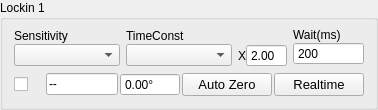
                 <widget class="QGroupBox" name="lockin1Group">
                  <property name="sizePolicy">
                   <sizepolicy hsizetype="Expanding" vsizetype="Expanding">
                    <horstretch>0</horstretch>
                    <verstretch>0</verstretch>
                   </sizepolicy>
                  </property>
                  <property name="title">
                   <string>Lockin 1</string>
                  </property>
                  <layout class="QGridLayout" name="gridLayout_22">
                   <property name="topMargin">
                    <number>2</number>
                   </property>
                   <item row="0" column="0">
                    <layout class="QVBoxLayout" name="verticalLayout_58" stretch="4,3,1">
                     <property name="sizeConstraint">
                      <enum>QLayout::SizeConstraint::SetNoConstraint</enum>
                     </property>
                     <item>
                      <widget class="PlotWidget" name="realDisChart1" native="true">
                       <property name="mytype" stdset="0">
                        <string>chart</string>
                       </property>
                      </widget>
                     </item>
                     <item>
                      <layout class="QHBoxLayout" name="horizontalLayout_17" stretch="3,3,1,2">
                       <item>
                        <layout class="QVBoxLayout" name="verticalLayout">
                         <property name="spacing">
                          <number>0</number>
                         </property>
                         <item>
                          <widget class="QLabel" name="label_15">
                           <property name="sizePolicy">
                            <sizepolicy hsizetype="Expanding" vsizetype="Fixed">
                             <horstretch>0</horstretch>
                             <verstretch>0</verstretch>
                            </sizepolicy>
                           </property>
                           <property name="text">
                            <string>Sensitivity</string>
                           </property>
                           <property name="mytype" stdset="0">
                            <string>label</string>
                           </property>
                          </widget>
                         </item>
                         <item>
                          <widget class="QComboBox" name="sensitivity1">
                           <property name="sizePolicy">
                            <sizepolicy hsizetype="Expanding" vsizetype="Fixed">
                             <horstretch>0</horstretch>
                             <verstretch>0</verstretch>
                            </sizepolicy>
                           </property>
                           <property name="maximumSize">
                            <size>
                             <width>16777215</width>
                             <height>16777215</height>
                            </size>
                           </property>
                           <property name="font">
                            <font>
                             <pointsize>8</pointsize>
                            </font>
                           </property>
                          </widget>
                         </item>
                        </layout>
                       </item>
                       <item>
                        <layout class="QVBoxLayout" name="verticalLayout_2">
                         <property name="spacing">
                          <number>0</number>
                         </property>
                         <property name="leftMargin">
                          <number>0</number>
                         </property>
                         <item>
                          <widget class="QLabel" name="label_18">
                           <property name="sizePolicy">
                            <sizepolicy hsizetype="Expanding" vsizetype="Fixed">
                             <horstretch>0</horstretch>
                             <verstretch>0</verstretch>
                            </sizepolicy>
                           </property>
                           <property name="maximumSize">
                            <size>
                             <width>16777215</width>
                             <height>16777215</height>
                            </size>
                           </property>
                           <property name="text">
                            <string>TimeConst</string>
                           </property>
                           <property name="mytype" stdset="0">
                            <string>label</string>
                           </property>
                          </widget>
                         </item>
                         <item>
                          <widget class="QComboBox" name="timeConst1">
                           <property name="sizePolicy">
                            <sizepolicy hsizetype="Expanding" vsizetype="Fixed">
                             <horstretch>0</horstretch>
                             <verstretch>0</verstretch>
                            </sizepolicy>
                           </property>
                           <property name="maximumSize">
                            <size>
                             <width>16777215</width>
                             <height>16777215</height>
                            </size>
                           </property>
                           <property name="font">
                            <font>
                             <pointsize>8</pointsize>
                            </font>
                           </property>
                          </widget>
                         </item>
                        </layout>
                       </item>
                       <item>
                        <layout class="QVBoxLayout" name="verticalLayout_50">
                         <property name="spacing">
                          <number>0</number>
                         </property>
                         <item>
                          <spacer name="horizontalSpacer">
                           <property name="orientation">
                            <enum>Qt::Orientation::Horizontal</enum>
                           </property>
                           <property name="sizeHint" stdset="0">
                            <size>
                             <width>67</width>
                             <height>16</height>
                            </size>
                           </property>
                          </spacer>
                         </item>
                         <item>
                          <layout class="QHBoxLayout" name="horizontalLayout_14">
                           <property name="spacing">
                            <number>0</number>
                           </property>
                           <item>
                            <widget class="QLabel" name="label">
                             <property name="maximumSize">
                              <size>
                               <width>20</width>
                               <height>30</height>
                              </size>
                             </property>
                             <property name="text">
                              <string>X</string>
                             </property>
                            </widget>
                           </item>
                           <item>
                            <widget class="QDoubleSpinBox" name="wait1multip">
                             <property name="sizePolicy">
                              <sizepolicy hsizetype="Expanding" vsizetype="Fixed">
                               <horstretch>0</horstretch>
                               <verstretch>0</verstretch>
                              </sizepolicy>
                             </property>
                             <property name="maximumSize">
                              <size>
                               <width>16777215</width>
                               <height>16777215</height>
                              </size>
                             </property>
                             <property name="buttonSymbols">
                              <enum>QAbstractSpinBox::ButtonSymbols::NoButtons</enum>
                             </property>
                             <property name="decimals">
                              <number>2</number>
                             </property>
                             <property name="minimum">
                              <double>0.100000000000000</double>
                             </property>
                             <property name="maximum">
                              <double>10.000000000000000</double>
                             </property>
                             <property name="singleStep">
                              <double>0.100000000000000</double>
                             </property>
                             <property name="value">
                              <double>2.000000000000000</double>
                             </property>
                            </widget>
                           </item>
                          </layout>
                         </item>
                        </layout>
                       </item>
                       <item>
                        <layout class="QVBoxLayout" name="verticalLayout_3">
                         <property name="spacing">
                          <number>0</number>
                         </property>
                         <item>
                          <widget class="QLabel" name="label_19">
                           <property name="sizePolicy">
                            <sizepolicy hsizetype="Expanding" vsizetype="Fixed">
                             <horstretch>0</horstretch>
                             <verstretch>0</verstretch>
                            </sizepolicy>
                           </property>
                           <property name="text">
                            <string>Wait(ms)</string>
                           </property>
                           <property name="mytype" stdset="0">
                            <string>label</string>
                           </property>
                          </widget>
                         </item>
                         <item>
                          <widget class="QSpinBox" name="wait1">
                           <property name="sizePolicy">
                            <sizepolicy hsizetype="Expanding" vsizetype="Fixed">
                             <horstretch>0</horstretch>
                             <verstretch>0</verstretch>
                            </sizepolicy>
                           </property>
                           <property name="maximumSize">
                            <size>
                             <width>16777215</width>
                             <height>16777215</height>
                            </size>
                           </property>
                           <property name="buttonSymbols">
                            <enum>QAbstractSpinBox::ButtonSymbols::NoButtons</enum>
                           </property>
                           <property name="text" stdset="0">
                            <string>200</string>
                           </property>
                           <property name="minimum">
                            <number>0</number>
                           </property>
                           <property name="maximum">
                            <number>10000</number>
                           </property>
                           <property name="value">
                            <number>200</number>
                           </property>
                          </widget>
                         </item>
                        </layout>
                       </item>
                      </layout>
                     </item>
                     <item>
                      <layout class="QHBoxLayout" name="horizontalLayout_4" stretch="5,12,8,15,15">
                       <property name="spacing">
                        <number>2</number>
                       </property>
                       <item>
                        <widget class="QCheckBox" name="activeLockin1">
                         <property name="sizePolicy">
                          <sizepolicy hsizetype="Expanding" vsizetype="Fixed">
                           <horstretch>0</horstretch>
                           <verstretch>0</verstretch>
                          </sizepolicy>
                         </property>
                         <property name="toolTip">
                          <string>Active Instrument?</string>
                         </property>
                         <property name="text">
                          <string />
                         </property>
                         <property name="checked">
                          <bool>false</bool>
                         </property>
                         <property name="mytype" stdset="0">
                          <string>checkbox</string>
                         </property>
                        </widget>
                       </item>
                       <item>
                        <widget class="QLineEdit" name="realDisChart1Num">
                         <property name="enabled">
                          <bool>true</bool>
                         </property>
                         <property name="sizePolicy">
                          <sizepolicy hsizetype="Expanding" vsizetype="Fixed">
                           <horstretch>0</horstretch>
                           <verstretch>0</verstretch>
                          </sizepolicy>
                         </property>
                         <property name="text">
                          <string>--</string>
                         </property>
                         <property name="readOnly">
                          <bool>true</bool>
                         </property>
                         <property name="toolTip">
                          <string>&lt;html&gt;&lt;head/&gt;&lt;body&gt;&lt;p&gt;&lt;b&gt;Lock-in X reading&lt;/b&gt;&lt;/p&gt;&lt;p&gt;Current X reading from this lock-in.&lt;br/&gt;
The adjacent Phase field sets its reference phase.&lt;/p&gt;&lt;/body&gt;&lt;/html&gt;</string>
                         </property>
                         <property name="mytype" stdset="0">
                          <string>inst_disp</string>
                         </property>
                        </widget>
                       </item>
                       <item>
                        <widget class="QDoubleSpinBox" name="phase1">
                         <property name="minimumSize">
                          <size>
                           <width>60</width>
                           <height>0</height>
                          </size>
                         </property>
                         <property name="sizePolicy">
                          <sizepolicy hsizetype="Expanding" vsizetype="Fixed">
                           <horstretch>0</horstretch>
                           <verstretch>0</verstretch>
                          </sizepolicy>
                         </property>
                         <property name="toolTip">
                          <string>&lt;html&gt;&lt;head/&gt;&lt;body&gt;&lt;p&gt;&lt;b&gt;Phase&lt;/b&gt;&lt;/p&gt;&lt;p&gt;Reference phase in degrees; read on connection.&lt;br/&gt;
Type a number; the ° unit is added automatically.&lt;br/&gt;
Press Enter or leave the field to apply and read back.&lt;br/&gt;
Resolution: 0.01°; blank = no valid readback.&lt;br/&gt;
Available when connected and not scanning.&lt;/p&gt;&lt;/body&gt;&lt;/html&gt;</string>
                         </property>
                         <property name="buttonSymbols">
                          <enum>QAbstractSpinBox::ButtonSymbols::NoButtons</enum>
                         </property>
                         <property name="keyboardTracking">
                          <bool>false</bool>
                         </property>
                         <property name="suffix">
                          <string>°</string>
                         </property>
                         <property name="decimals">
                          <number>2</number>
                         </property>
                         <property name="minimum">
                          <double>-360.000000000000000</double>
                         </property>
                         <property name="maximum">
                          <double>729.990000000000009</double>
                         </property>
                         <property name="singleStep">
                          <double>0.010000000000000</double>
                         </property>
                        </widget>
                       </item>
                       <item>
                        <widget class="QPushButton" name="autoZero1">
                         <property name="sizePolicy">
                          <sizepolicy hsizetype="Expanding" vsizetype="Fixed">
                           <horstretch>0</horstretch>
                           <verstretch>0</verstretch>
                          </sizepolicy>
                         </property>
                         <property name="maximumSize">
                          <size>
                           <width>16777215</width>
                           <height>30</height>
                          </size>
                         </property>
                         <property name="font">
                          <font>
                           <pointsize>10</pointsize>
                          </font>
                         </property>
                         <property name="toolTip">
                          <string>&lt;html&gt;&lt;head/&gt;&lt;body&gt;&lt;p&gt;&lt;b&gt;Auto Zero&lt;/b&gt;&lt;/p&gt;&lt;p&gt;Apply X-channel Auto Offset on this SR830.&lt;br/&gt;
Refresh the actual X reading; noise may leave a residual.&lt;br/&gt;
Y/R offsets and reference phase stay unchanged.&lt;br/&gt;
Use a stable baseline before zeroing.&lt;br/&gt;
Available when connected and not scanning.&lt;/p&gt;&lt;/body&gt;&lt;/html&gt;</string>
                         </property>
                         <property name="text">
                          <string>Auto Zero</string>
                         </property>
                         <property name="iconSize">
                          <size>
                           <width>16</width>
                           <height>16</height>
                          </size>
                         </property>
                         <property name="mytype" stdset="0">
                          <string>clickable_button</string>
                         </property>
                        </widget>
                       </item>
                       <item>
                        <widget class="QPushButton" name="realtimeDisp1">
                         <property name="sizePolicy">
                          <sizepolicy hsizetype="Expanding" vsizetype="Fixed">
                           <horstretch>0</horstretch>
                           <verstretch>0</verstretch>
                          </sizepolicy>
                         </property>
                         <property name="maximumSize">
                          <size>
                           <width>16777215</width>
                           <height>30</height>
                          </size>
                         </property>
                         <property name="font">
                          <font>
                           <pointsize>10</pointsize>
                          </font>
                         </property>
                         <property name="text">
                          <string>Realtime</string>
                         </property>
                         <property name="checkable">
                          <bool>true</bool>
                         </property>
                         <property name="checked">
                          <bool>false</bool>
                         </property>
                         <property name="mytype" stdset="0">
                          <string>checkable_button</string>
                         </property>
                        </widget>
                       </item>
                      </layout>
                     </item>
                    </layout>
                   </item>
                  </layout>
                 </widget>
